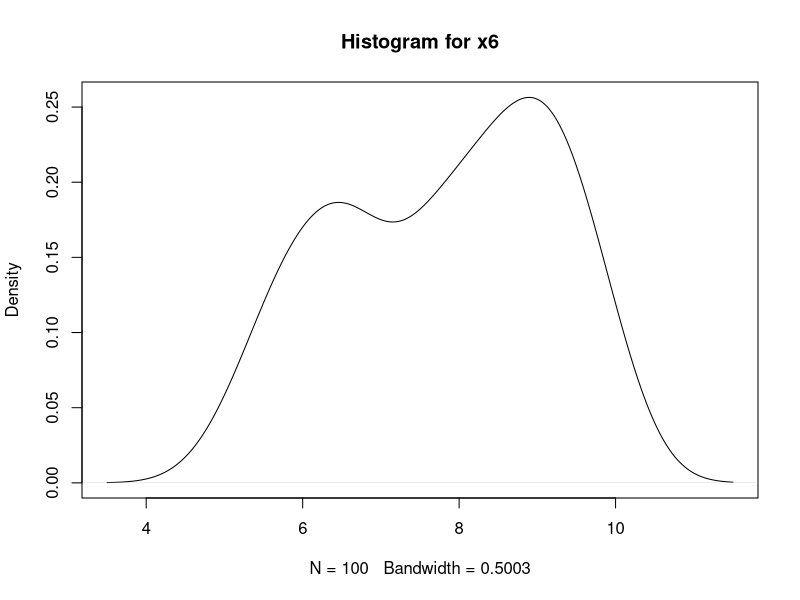
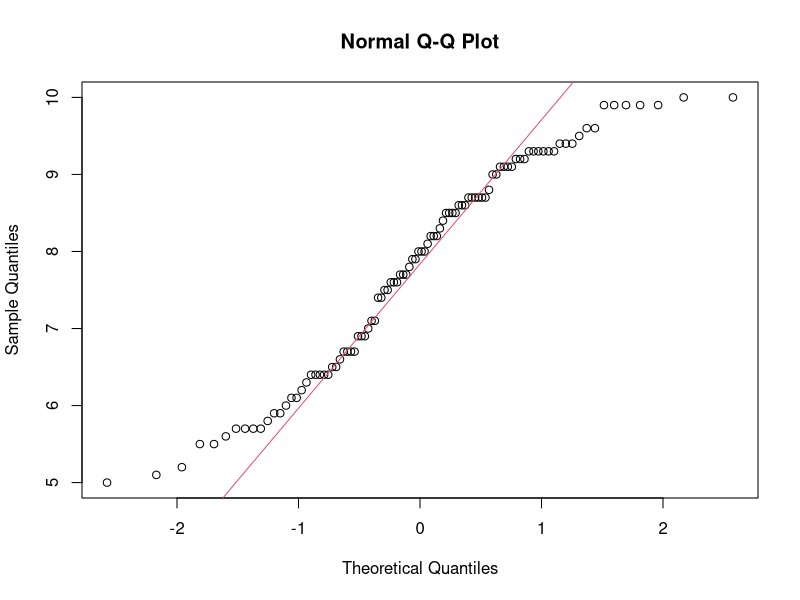
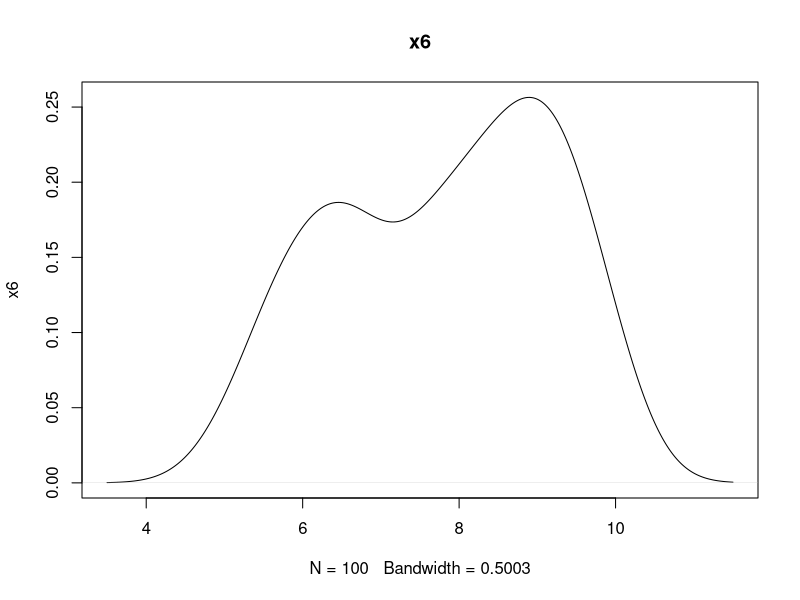
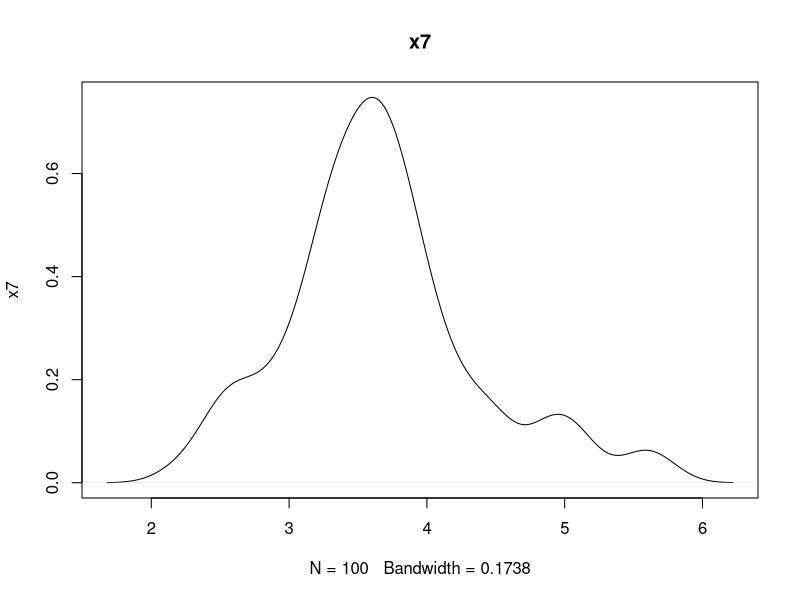
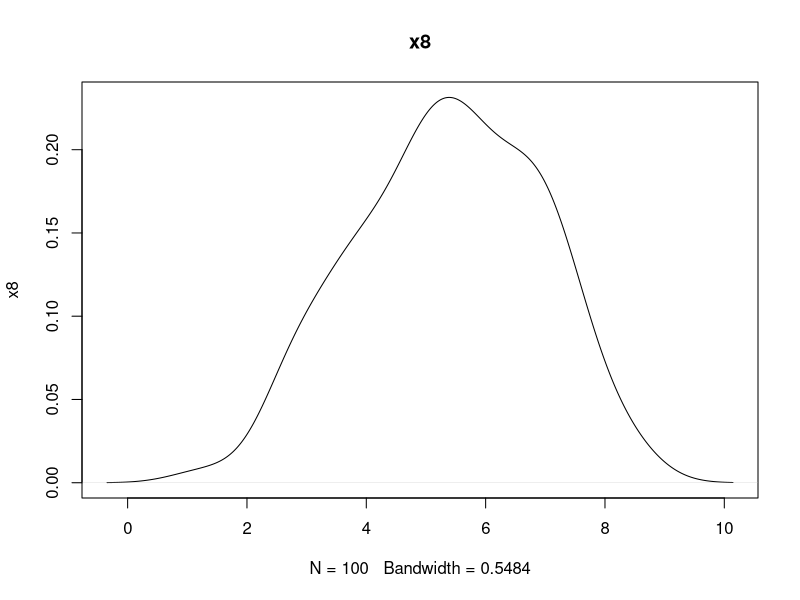
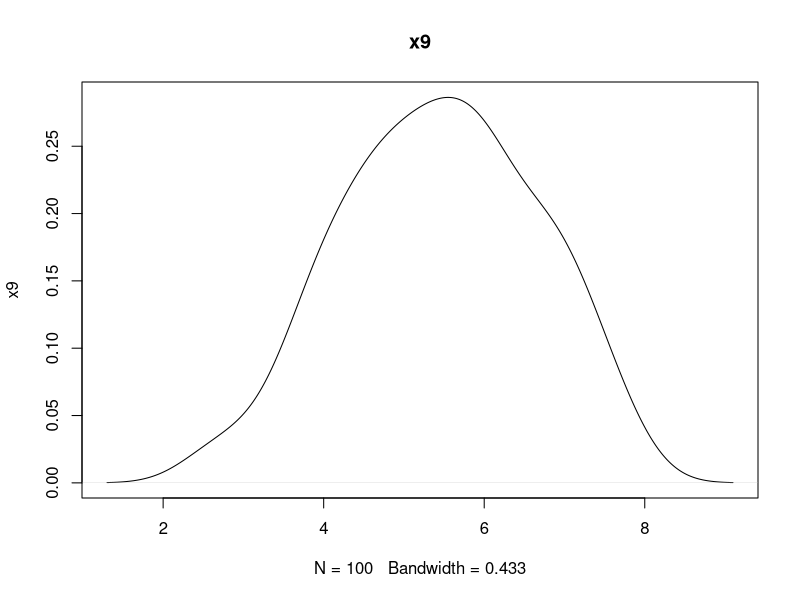
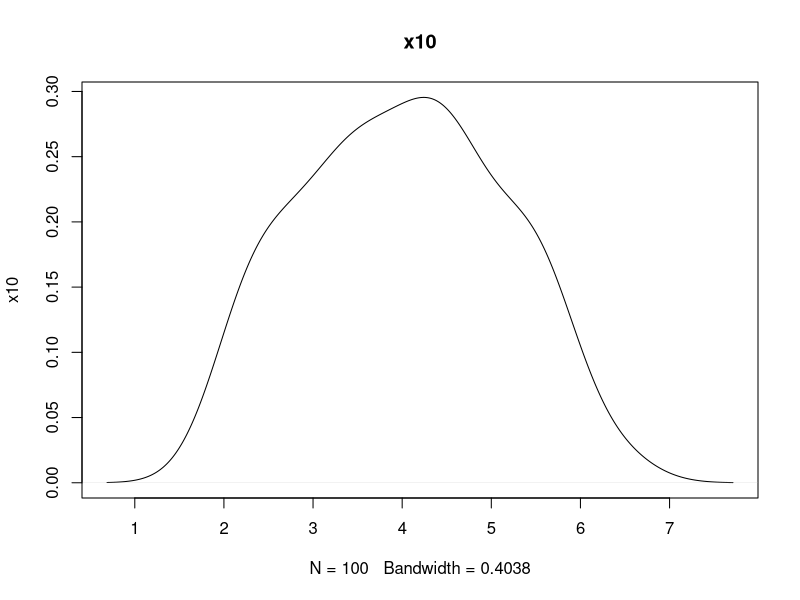
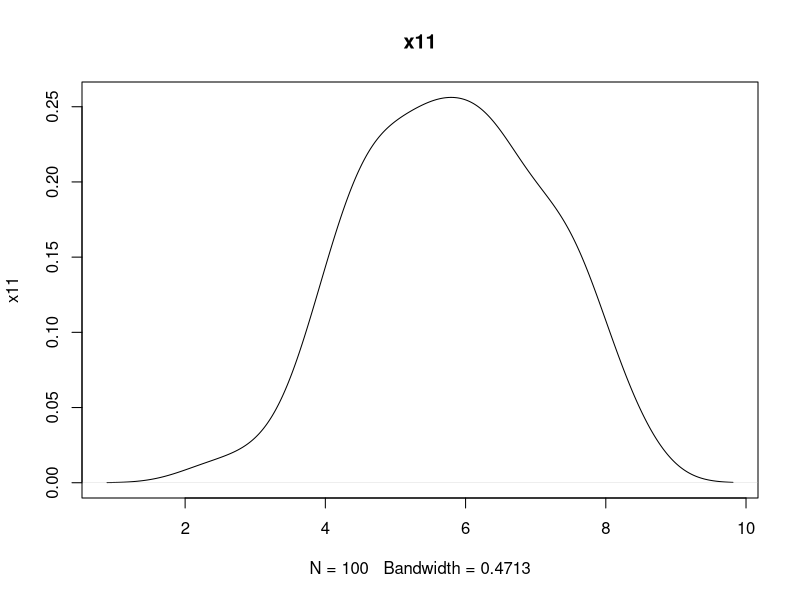

These figures' R source, in order:
## ---- chunk 1

hbat <- read.csv("HBAT.csv")

## ---- chunk 2

# Plot densities
plot(density(hbat$x6), main='Histogram for x6')

#Shapiro-Wilk test
shapiro.test(hbat$x6)

#H0: Data comes from a normal distribution
#Ha: Data does not come from a normal distribution

#Based on an alpha value of 0.05, we can reject the null hypothesis and conclude that the data does not come from a normal distribution.

#QQPlot
qqnorm(hbat$x6)
qqline(hbat$x6, col=2)

## ---- chunk 3

myPlotDensity<-function(index) 
  {plot(density(hbat[,index]), main=names(hbat[index]),ylab=names(hbat)[index])}

lapply(7:23, FUN=myPlotDensity)

